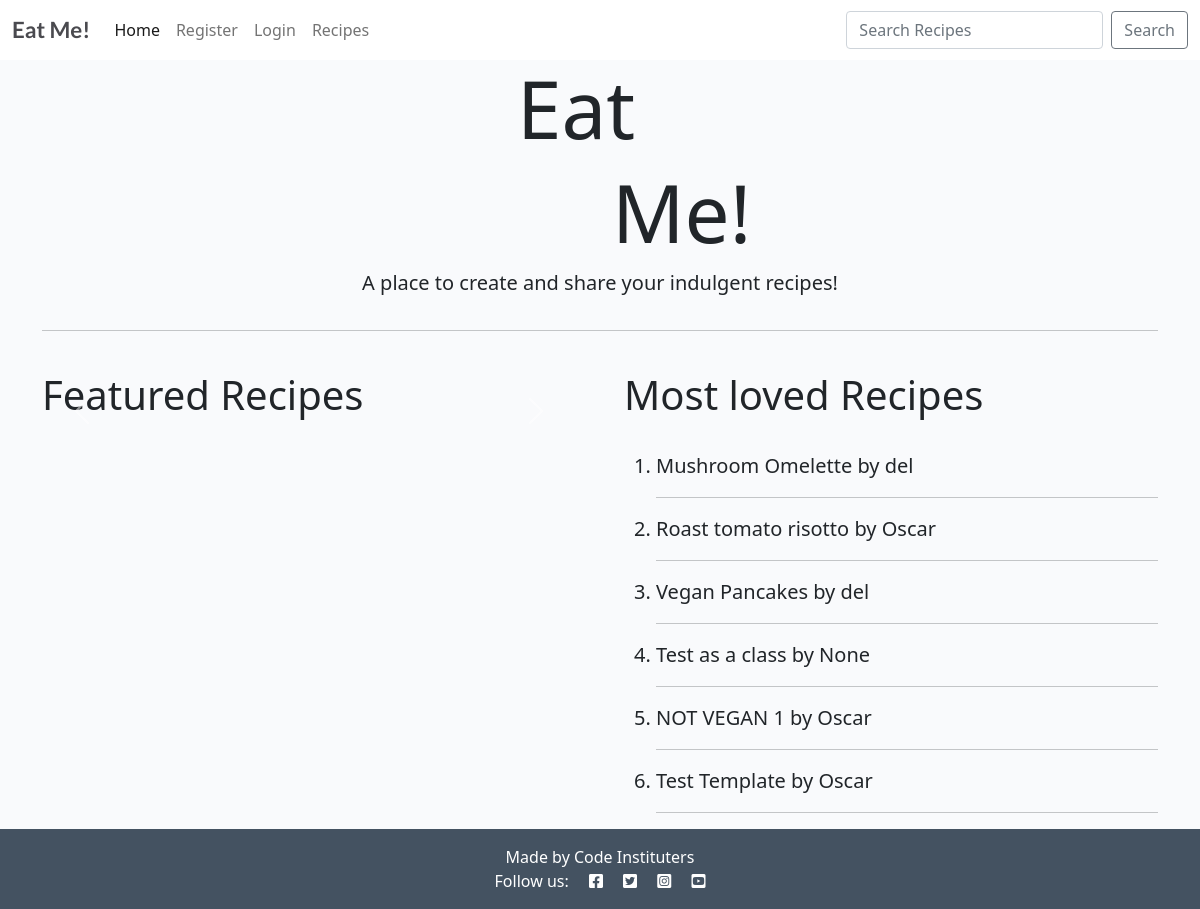
The page / on the database its author committed.
### post/models.py (models this page shows, shortened)
class Post(models.Model):
    title = models.CharField(max_length=200, unique=True)
    slug = models.SlugField(max_length=200, unique=True)
    author = models.ForeignKey(
        User, on_delete=models.CASCADE, related_name="recipes", null=True
        )
    published_on = models.DateTimeField(auto_now=True)
    updated_on = models.DateTimeField(auto_now=True)
    description = models.TextField()
    ingredients = models.TextField()
    method = models.TextField()
    is_vegan = models.BooleanField(default=False)
    image = CloudinaryField('image', default='placeholder')
    likes = models.ManyToManyField(User, related_name='post_likes', blank=True)
    class Meta:
        ordering = ['-published_on']

### post/views.py (the view)
# urls.py: path('', views.HomeView.as_view(), name='home'),
class HomeView(generic.ListView):
    def get(self, request):
        posts = Post.objects.filter(is_vegan=True)
        top_posts = Post.objects.annotate(like_count=Count('likes')).order_by('-like_count')
        paginate_by = 6
        context = {
            "posts": posts,
            "top_posts": top_posts
        }
        return render(request, 'index.html', context)

### templates/index.html (shortened to what this page needs)
{% extends "base.html" %}
{% block content %}
<div class="container">
<div class="row">
    <div class="col-md-4 offset-md-5">
        <h1 class="h1 display-1">Eat</h1>
    </div>
    <div class="col-md-4 offset-md-6">
        <h1 class="h1 display-1">Me!</h1>
    </div>
    <div class="col-md-12 card">
        <p class="lead text-center">A place to create and share your indulgent recipes!</p><hr/>
    </div>
</div>
</div>
<br>
<div class="container">
<div class="row gx-5">
    <div class="col-md-6">
        <div id="carouselExampleCaptions" class="carousel slide" data-ride="carousel">
            <h3 class="h3 display-6">Featured Recipes</h3><br>
                <a class="carousel-control-prev" href="#carouselExampleCaptions" role="button" data-slide="prev">
                    <span class="carousel-control-prev-icon" aria-hidden="true"></span>
                </a>
                <a class="carousel-control-next" href="#carouselExampleCaptions" role="button" data-slide="next">
                    <span class="carousel-control-next-icon" aria-hidden="true"></span>
                </a>
            </div>
        </div>
        <div class="col-md-6">
            <h3 class="h3 display-6">Most loved Recipes</h3><br>
            <div class="lead">
                <ol>
                    {% for top_post in top_posts %}
                        <li>{{ top_post.title}} by {{ top_post.author }}</li>
                        <hr/>
                    {% endfor %}
                </ol>
        </div>
        </div>
    </div>
</div>
    {% endblock %}

### static/css/style.css (style rules this page uses)
body { background-color: #F9FAFC; }
.main-bg { background-color: #F9FAFC; }
.card { border: none; background-color: transparent; }

### rows shown on the page
Post: title "Mushroom Omelette", author "del"
Post: title "Roast tomato risotto", author "Oscar"
Post: title "Vegan Pancakes", author "del"
Post: title "Test as a class", author "None"
Post: title "NOT VEGAN 1", author "Oscar"
Post: title "Test Template", author "Oscar"
